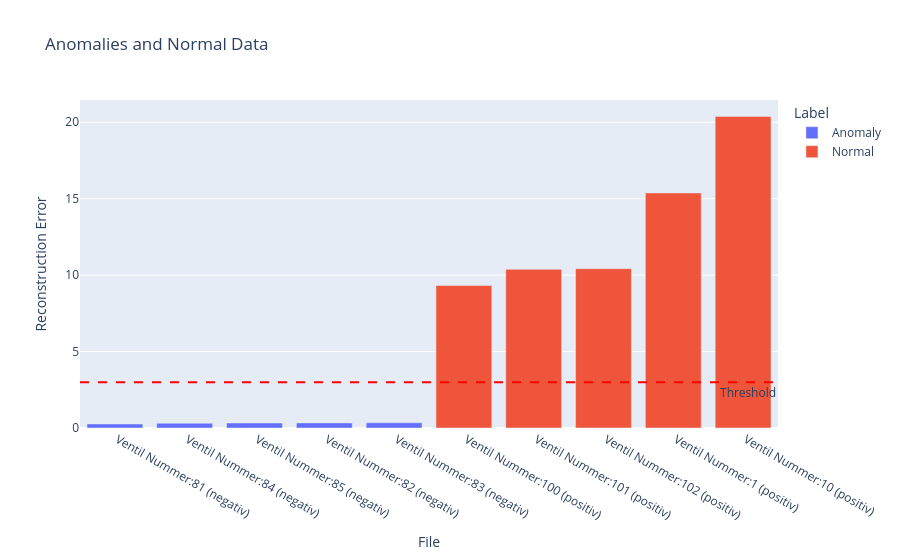

Notebook code cell kept with this figure:
### Code cell
anomalies = [(" Ventil Nummer:" + filename[83:-4] + f" ({filename[55:62]})", error) for filename, error in anomalies]
normal_data = [(" Ventil Nummer:" + filename[83:-4] + f" ({filename[55:62]})", error) for filename, error in normal_data]

# Combine anomalies and normal data into a single list
combined_data = anomalies + normal_data

# Create a DataFrame from the combined data
import pandas as pd
df = pd.DataFrame(combined_data, columns=["File", "Reconstruction Error"])
df["Label"] = ["Anomaly" if error < threshold else "Normal" for error in df["Reconstruction Error"]]

# Create a scatter plot with color-coding
fig = px.bar(df, x="File", y="Reconstruction Error", color="Label", title="Anomalies and Normal Data")
fig.update_xaxes(categoryorder='total ascending')

# Add a horizontal line at y = -3
fig.add_hline(y=3, line_dash="dash", line_color="red", annotation_text="Threshold", annotation_position="bottom right")

# Display the chart
fig.show()

### Figure 1 — Plotly figure (JSON) as saved in the notebook; plotly's stock layout.template omitted (floating-point values rounded to 4 significant figures)
{"data": [{"alignmentgroup": "True", "hovertemplate": "Label=Anomaly<br>File=%{x}<br>Reconstruction Error=%{y}<extra></extra>", "legendgroup": "Anomaly", "marker": {"color": "#636efa", "pattern": {"shape": ""}}, "name": "Anomaly", "offsetgroup": "Anomaly", "orientation": "v", "showlegend": true, "textposition": "auto", "type": "bar", "x": [" Ventil Nummer:81 (negativ)", " Ventil Nummer:82 (negativ)", " Ventil Nummer:83 (negativ)", " Ventil Nummer:84 (negativ)", " Ventil Nummer:85 (negativ)"], "xaxis": "x", "y": [0.2631, 0.3336, 0.3393, 0.3104, 0.3261], "yaxis": "y"}, {"alignmentgroup": "True", "hovertemplate": "Label=Normal<br>File=%{x}<br>Reconstruction Error=%{y}<extra></extra>", "legendgroup": "Normal", "marker": {"color": "#EF553B", "pattern": {"shape": ""}}, "name": "Normal", "offsetgroup": "Normal", "orientation": "v", "showlegend": true, "textposition": "auto", "type": "bar", "x": [" Ventil Nummer:1 (positiv)", " Ventil Nummer:10 (positiv)", " Ventil Nummer:100 (positiv)", " Ventil Nummer:101 (positiv)", " Ventil Nummer:102 (positiv)"], "xaxis": "x", "y": [15.38, 20.38, 9.319, 10.38, 10.42], "yaxis": "y"}], "layout": {"annotations": [{"showarrow": false, "text": "Threshold", "x": 1, "xanchor": "right", "xref": "x domain", "y": 3, "yanchor": "top", "yref": "y"}], "barmode": "relative", "legend": {"title": {"text": "Label"}, "tracegroupgap": 0}, "shapes": [{"line": {"color": "red", "dash": "dash"}, "type": "line", "x0": 0, "x1": 1, "xref": "x domain", "y0": 3, "y1": 3, "yref": "y"}], "title": {"text": "Anomalies and Normal Data"}, "xaxis": {"anchor": "y", "categoryorder": "total ascending", "domain": [0, 1], "title": {"text": "File"}}, "yaxis": {"anchor": "x", "domain": [0, 1], "title": {"text": "Reconstruction Error"}}}}
